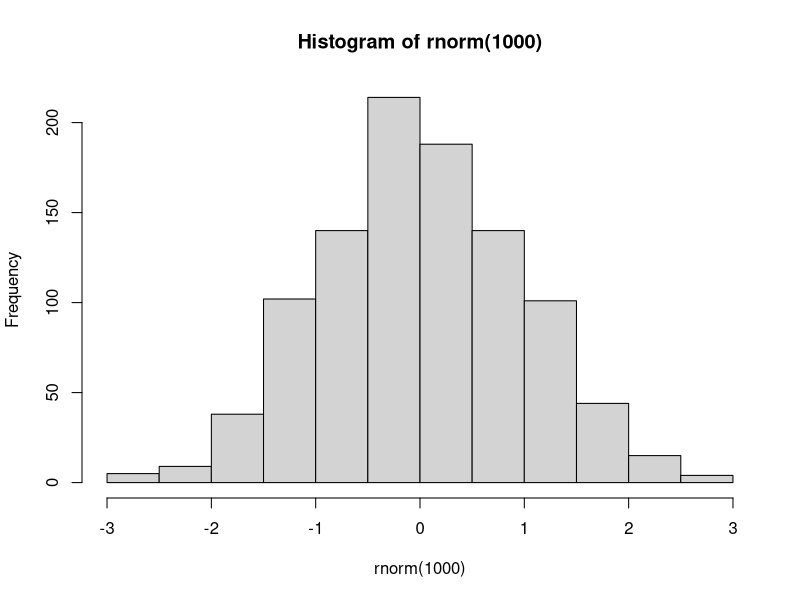
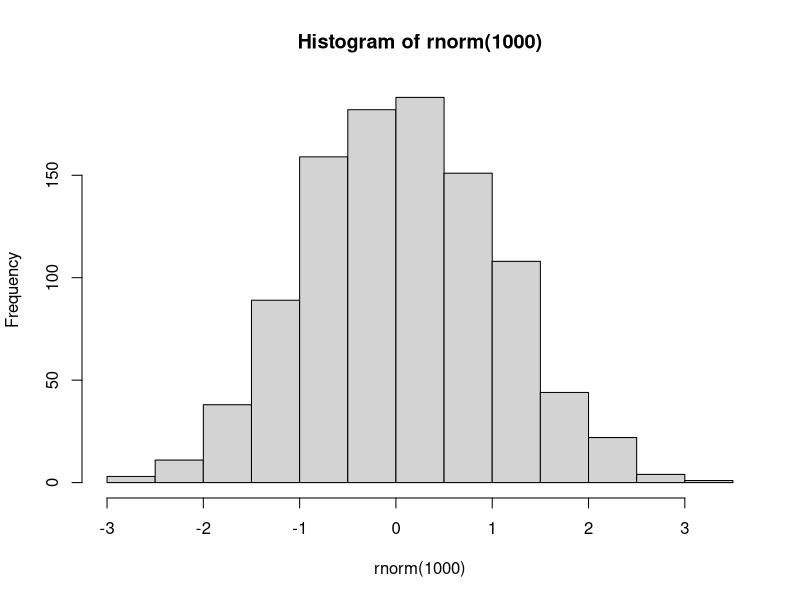
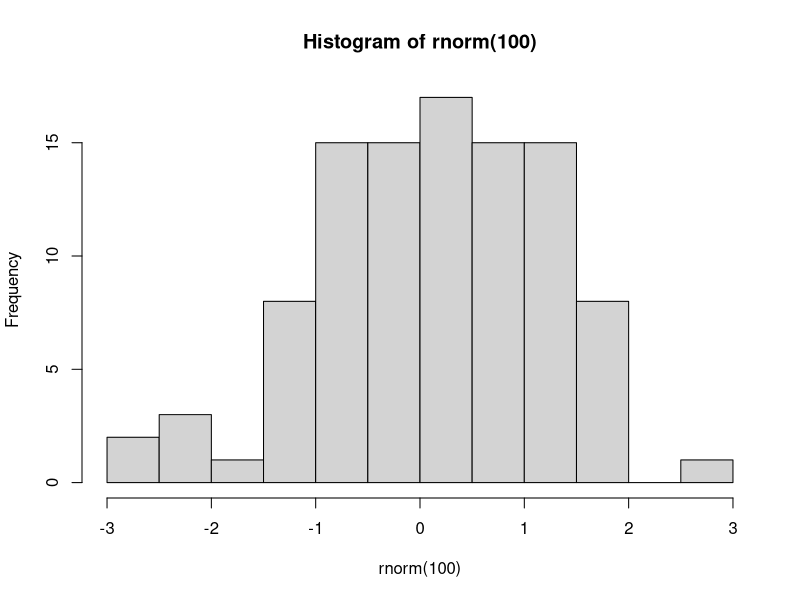

The R source for these figures, in order:
## ----include=FALSE--------------------------------------------------------------------------------------------
suppressPackageStartupMessages(require(knitr))


## ----eval=F,echo=TRUE-----------------------------------------------------------------------------------------
## library(rmarkdown)
## render("scripts/script.r")


## ----eval=F,echo=TRUE-----------------------------------------------------------------------------------------
## render("scripts/script.r", output_format="html_document")


## ----eval=F,echo=TRUE,tidy=FALSE------------------------------------------------------------------------------
## render("scripts/script.r", output_format="html_document",
##        output_file="myRenderedDoc.html",output_dir="scripts")


## ----eval=F---------------------------------------------------------------------------------------------------
## # Generate some random numbers
## myRandNumbers <- rnorm(100,10,2)


## ----eval=F---------------------------------------------------------------------------------------------------
## #' this would be placed as code
## # Generate some random numbers
## myRandNumbers <- rnorm(100,10,2)


## ----eval=F---------------------------------------------------------------------------------------------------
## 
## #'
## #' title: "BRC making notes example"
## #' author: "Tom Carroll"
## #' date: "Reproducible R"
## #'
## #' this would be placed as text in html
## # Generate some random numbers (This is a comment with code)
## myRandNumbers <- rnorm(100,10,2)


## ----eval=F---------------------------------------------------------------------------------------------------
## 
## #' Some comments for text.
## #+ fig.width=3, fig.height=3
## myRandNumbers <- rnorm(100, 10, 2)
## hist(myRandNumbers)


## ----results='asis',eval=F------------------------------------------------------------------------------------
## Italics = _Italics_ or *Italics*
## Bold  =  __Bold__ or **Bold**


## ----fig.width=5,fig.height=2---------------------------------------------------------------------------------
hist(rnorm(1000))


## ----eval=F---------------------------------------------------------------------------------------------------
## hist(rnorm(1000))


## ----fig.width=5,fig.height=2,echo=FALSE----------------------------------------------------------------------
hist(rnorm(1000))


## ----tidy=T,fig.width=5,fig.height=2--------------------------------------------------------------------------
        hist( 
rnorm(100  )
)


## ----collapse=T-----------------------------------------------------------------------------------------------
temp <- rnorm(10)
temp
